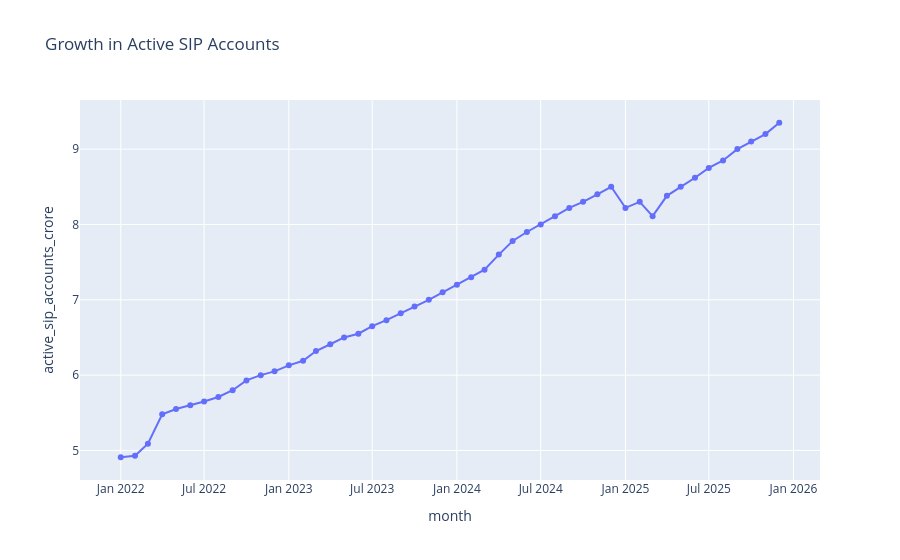

Here is the notebook cell this chart was saved with:
### Code cell
fig = px.line(
    sip,
    x='month',
    y='active_sip_accounts_crore',
    markers=True,
    title='Growth in Active SIP Accounts'
)

fig.show()

fig.write_image(
    '../reports/active_sip_accounts_growth.png'
)

### Figure 1 — Plotly figure (JSON) as saved in the notebook; plotly's stock layout.template omitted (floating-point values rounded to 4 significant figures)
{"data": [{"hovertemplate": "month=%{x}<br>active_sip_accounts_crore=%{y}<extra></extra>", "legendgroup": "", "line": {"color": "#636efa", "dash": "solid"}, "marker": {"symbol": "circle"}, "mode": "lines+markers", "name": "", "orientation": "v", "showlegend": false, "type": "scatter", "x": ["2022-01-01T00:00:00", "2022-02-01T00:00:00", "2022-03-01T00:00:00", "2022-04-01T00:00:00", "2022-05-01T00:00:00", "2022-06-01T00:00:00", "2022-07-01T00:00:00", "2022-08-01T00:00:00", "2022-09-01T00:00:00", "2022-10-01T00:00:00", "2022-11-01T00:00:00", "2022-12-01T00:00:00", "2023-01-01T00:00:00", "2023-02-01T00:00:00", "2023-03-01T00:00:00", "2023-04-01T00:00:00", "2023-05-01T00:00:00", "2023-06-01T00:00:00", "2023-07-01T00:00:00", "2023-08-01T00:00:00", "2023-09-01T00:00:00", "2023-10-01T00:00:00", "2023-11-01T00:00:00", "2023-12-01T00:00:00", "2024-01-01T00:00:00", "2024-02-01T00:00:00", "2024-03-01T00:00:00", "2024-04-01T00:00:00", "2024-05-01T00:00:00", "2024-06-01T00:00:00", "2024-07-01T00:00:00", "2024-08-01T00:00:00", "2024-09-01T00:00:00", "2024-10-01T00:00:00", "2024-11-01T00:00:00", "2024-12-01T00:00:00", "2025-01-01T00:00:00", "2025-02-01T00:00:00", "2025-03-01T00:00:00", "2025-04-01T00:00:00", "2025-05-01T00:00:00", "2025-06-01T00:00:00", "2025-07-01T00:00:00", "2025-08-01T00:00:00", "2025-09-01T00:00:00", "2025-10-01T00:00:00", "2025-11-01T00:00:00", "2025-12-01T00:00:00"], "xaxis": "x", "y": [4.91, 4.93, 5.09, 5.48, 5.55, 5.6, 5.65, 5.71, 5.8, 5.93, 6.0, 6.05, 6.13, 6.19, 6.32, 6.41, 6.5, 6.55, 6.65, 6.73, 6.82, 6.91, 7.0, 7.1, 7.2, 7.3, 7.4, 7.6, 7.78, 7.9, 8.0, 8.11, 8.22, 8.3, 8.4, 8.5, 8.22, 8.3, 8.11, 8.38, 8.5, 8.62, 8.75, 8.85, 9.0, 9.1, 9.2, 9.35], "yaxis": "y"}], "layout": {"legend": {"tracegroupgap": 0}, "title": {"text": "Growth in Active SIP Accounts"}, "xaxis": {"anchor": "y", "domain": [0, 1], "title": {"text": "month"}}, "yaxis": {"anchor": "x", "domain": [0, 1], "title": {"text": "active_sip_accounts_crore"}}}}
